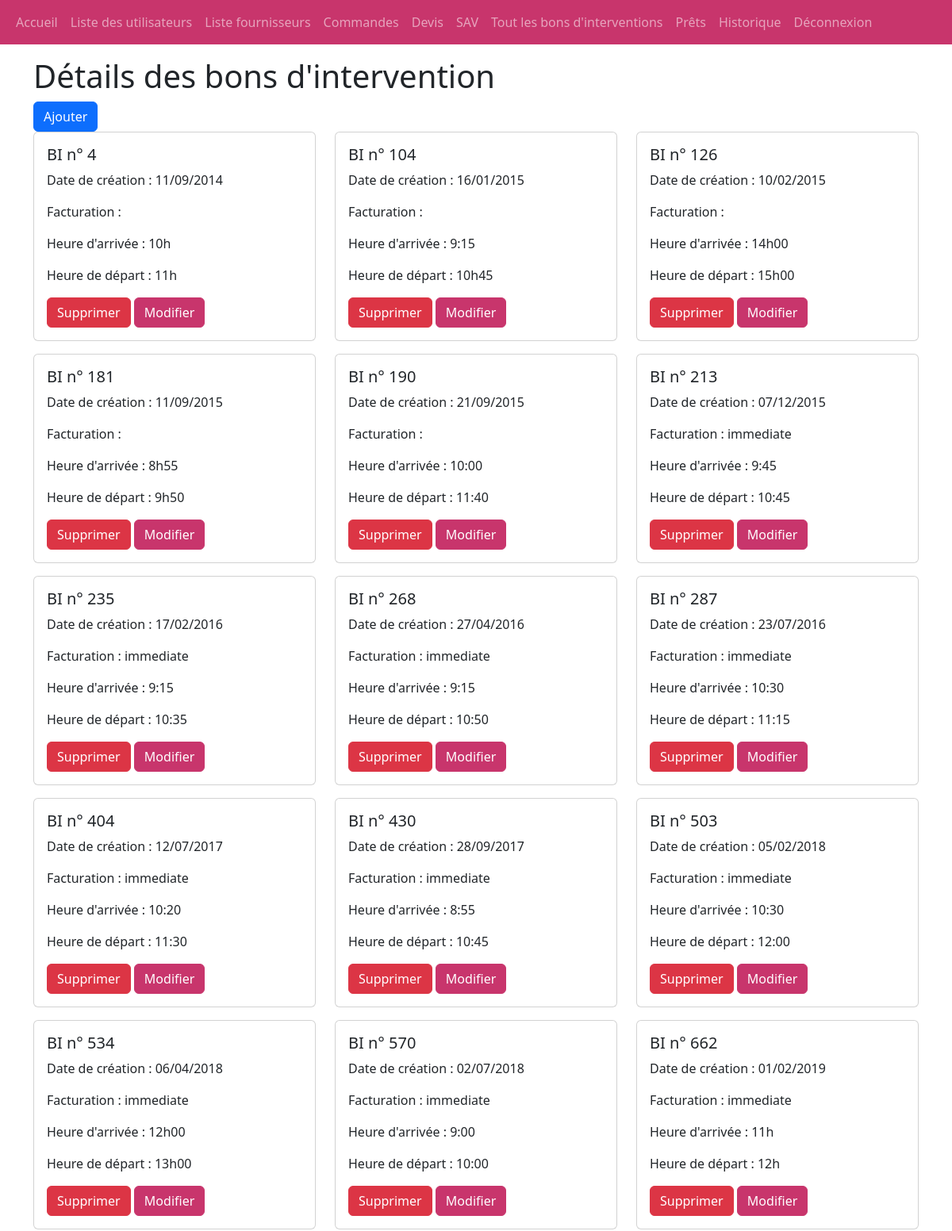
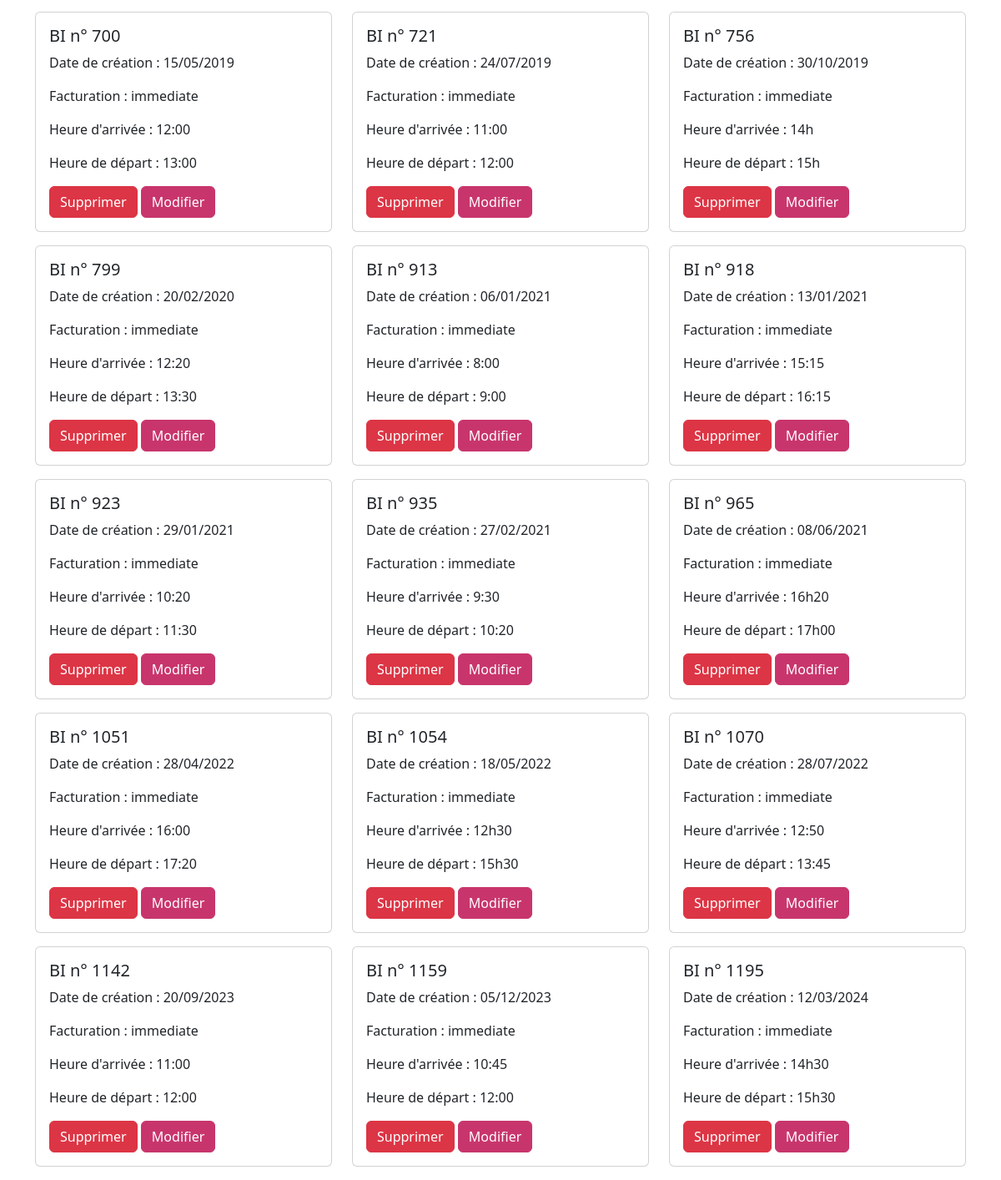
The page /bi/bi_details.php?membre_id=8 (signed in) on the database its author committed (2 pictures, top to bottom).
### tables this page shows
CREATE TABLE IF NOT EXISTS `bi` (
  `bi_id` int(11) NOT NULL AUTO_INCREMENT,
  `bi_facture` varchar(3) NOT NULL,
  `bi_garantie` varchar(3) NOT NULL,
  `bi_contrat` varchar(3) NOT NULL,
  `bi_service` varchar(3) NOT NULL,
  `bi_envoi` varchar(16) NOT NULL,
  `bi_facturation` varchar(15) NOT NULL,
  `bi_datefacturation` bigint(20) DEFAULT NULL,
  `bi_paiement` varchar(10) NOT NULL,
  `bi_datein` bigint(20) NOT NULL,
  `bi_heurearrive` varchar(255) NOT NULL,
  `bi_heuredepart` varchar(255) NOT NULL,
  `membre_id` int(11) NOT NULL,
  `bi_technicien` int(11) NOT NULL,
  `bi_commentaire` varchar(10000) DEFAULT NULL,
  `bi_regle` varchar(3) NOT NULL,
  `bi_active` int(11) NOT NULL DEFAULT 1,
  PRIMARY KEY (`bi_id`),
  KEY `membre_id` (`membre_id`)
);

### bi/bi_details.php (the view, shortened to what this page needs)
<?php
$db = connexionbdd();
if(isset($_GET['membre_id'])) {
    $membre_id = $_GET['membre_id'];
    $query = $db->prepare("SELECT * FROM bi WHERE membre_id = ? AND bi_active = 1");
    $query->execute([$membre_id]);
    $bons_intervention = $query->fetchAll();
}
?>
<!DOCTYPE html>
<html lang="fr">
<head>
    <link href="https://cdn.jsdelivr.net/npm/bootstrap@5.3.0-alpha1/dist/css/bootstrap.min.css" rel="stylesheet">
    <link href="../css/style.css" rel="stylesheet">
</head>
<body>
<?php include('../navbar.php'); ?>
<div class="container mt-3">
    <h1>Détails des bons d'intervention</h1>
    <a href="bi_form.php?membre_id=<?php echo $membre_id; ?>" class="btn btn-primary custom-bleu-btn">Ajouter</a>
    <?php if(isset($bons_intervention) && !empty($bons_intervention)): ?>
        <div class="row" id="bons-intervention">
            <?php foreach($bons_intervention as $bi): ?>
                <div class="col-md-4">
                    <div class="card mb-3">
                        <div class="card-body">
                            <h5 class="card-title">BI n° <?php echo $bi['bi_id']; ?></h5>
                            <p>Date de création : <?php echo date('d/m/Y', $bi['bi_datein']); ?></p>
                            <p>Facturation : <?php echo $bi['bi_facturation']; ?></p>
                            <p>Heure d'arrivée : <?php echo $bi['bi_heurearrive']; ?></p>
                            <p>Heure de départ : <?php echo $bi['bi_heuredepart']; ?></p>
                            <button type="button" class="btn btn-danger btn-supprimer" data-bi-id="<?php echo $bi['bi_id']; ?>">Supprimer</button>
                            <a href="modification_bi.php?bi_id=<?php echo $bi['bi_id']; ?>" class="btn btn-primary custom-btn">Modifier</a>
                        </div>
                    </div>
                </div>
            <?php endforeach; ?>
        </div>
    <?php else: ?>
        <p>Aucun bon d'intervention trouvé pour ce membre.</p>
    <?php endif; ?>
</div>
</body>
</html>

### css/style.css (style rules this page uses)
.btn { transition: background-color 0.3s ease-in-out; }
.custom-btn, .custom-btn:focus, .custom-btn:active, .custom-btn:hover { background-color: #C8356C; border-color: #C8356C; }

### rows shown on the page
bi: bi_id "4", bi_datein "11/09/2014", bi_heurearrive "10h", bi_heuredepart "11h"
bi: bi_id "104", bi_datein "16/01/2015", bi_heurearrive "9:15", bi_heuredepart "10h45"
bi: bi_id "126", bi_datein "10/02/2015", bi_heurearrive "14h00", bi_heuredepart "15h00"
bi: bi_id "181", bi_datein "11/09/2015", bi_heurearrive "8h55", bi_heuredepart "9h50"
bi: bi_id "190", bi_datein "21/09/2015", bi_heurearrive "10:00", bi_heuredepart "11:40"
bi: bi_id "213", bi_datein "07/12/2015", bi_facturation "immediate", bi_heurearrive "9:45", bi_heuredepart "10:45"
bi: bi_id "235", bi_datein "17/02/2016", bi_facturation "immediate", bi_heurearrive "9:15", bi_heuredepart "10:35"
bi: bi_id "268", bi_datein "27/04/2016", bi_facturation "immediate", bi_heurearrive "9:15", bi_heuredepart "10:50"
bi: bi_id "287", bi_datein "23/07/2016", bi_facturation "immediate", bi_heurearrive "10:30", bi_heuredepart "11:15"
bi: bi_id "404", bi_datein "12/07/2017", bi_facturation "immediate", bi_heurearrive "10:20", bi_heuredepart "11:30"
bi: bi_id "430", bi_datein "28/09/2017", bi_facturation "immediate", bi_heurearrive "8:55", bi_heuredepart "10:45"
bi: bi_id "503", bi_datein "05/02/2018", bi_facturation "immediate", bi_heurearrive "10:30", bi_heuredepart "12:00"
bi: bi_id "534", bi_datein "06/04/2018", bi_facturation "immediate", bi_heurearrive "12h00", bi_heuredepart "13h00"
bi: bi_id "570", bi_datein "02/07/2018", bi_facturation "immediate", bi_heurearrive "9:00", bi_heuredepart "10:00"
bi: bi_id "662", bi_datein "01/02/2019", bi_facturation "immediate", bi_heurearrive "11h", bi_heuredepart "12h"
bi: bi_id "700", bi_datein "15/05/2019", bi_facturation "immediate", bi_heurearrive "12:00", bi_heuredepart "13:00"
bi: bi_id "721", bi_datein "24/07/2019", bi_facturation "immediate", bi_heurearrive "11:00", bi_heuredepart "12:00"
bi: bi_id "756", bi_datein "30/10/2019", bi_facturation "immediate", bi_heurearrive "14h", bi_heuredepart "15h"
bi: bi_id "799", bi_datein "20/02/2020", bi_facturation "immediate", bi_heurearrive "12:20", bi_heuredepart "13:30"
bi: bi_id "913", bi_datein "06/01/2021", bi_facturation "immediate", bi_heurearrive "8:00", bi_heuredepart "9:00"
bi: bi_id "918", bi_datein "13/01/2021", bi_facturation "immediate", bi_heurearrive "15:15", bi_heuredepart "16:15"
bi: bi_id "923", bi_datein "29/01/2021", bi_facturation "immediate", bi_heurearrive "10:20", bi_heuredepart "11:30"
bi: bi_id "935", bi_datein "27/02/2021", bi_facturation "immediate", bi_heurearrive "9:30", bi_heuredepart "10:20"
bi: bi_id "965", bi_datein "08/06/2021", bi_facturation "immediate", bi_heurearrive "16h20", bi_heuredepart "17h00"
bi: bi_id "1051", bi_datein "28/04/2022", bi_facturation "immediate", bi_heurearrive "16:00", bi_heuredepart "17:20"
bi: bi_id "1054", bi_datein "18/05/2022", bi_facturation "immediate", bi_heurearrive "12h30", bi_heuredepart "15h30"
bi: bi_id "1070", bi_datein "28/07/2022", bi_facturation "immediate", bi_heurearrive "12:50", bi_heuredepart "13:45"
bi: bi_id "1142", bi_datein "20/09/2023", bi_facturation "immediate", bi_heurearrive "11:00", bi_heuredepart "12:00"
bi: bi_id "1159", bi_datein "05/12/2023", bi_facturation "immediate", bi_heurearrive "10:45", bi_heuredepart "12:00"
bi: bi_id "1195", bi_datein "12/03/2024", bi_facturation "immediate", bi_heurearrive "14h30", bi_heuredepart "15h30"
